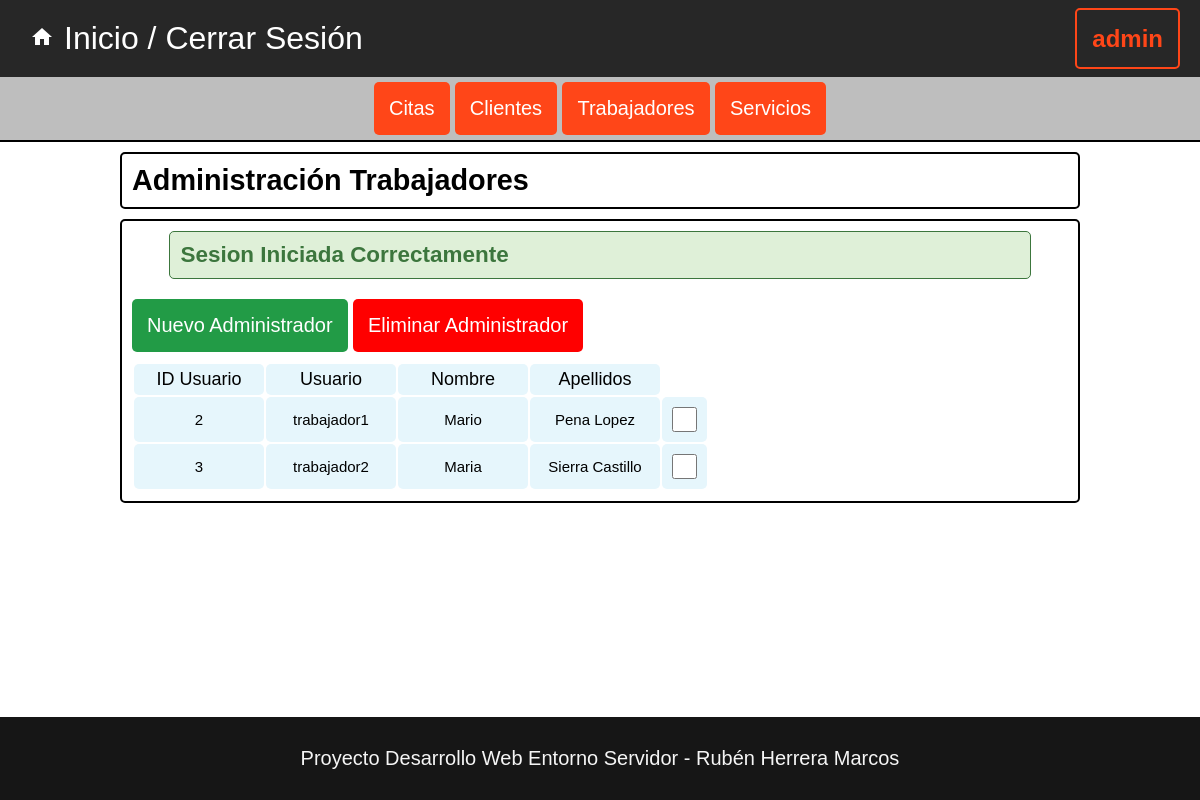
Page /admins/adminTrabajadores.php (signed in) on the committed database.
### tables this page shows
CREATE TABLE IF NOT EXISTS `trabajador` (
  `id_trabajador` INT NOT NULL AUTO_INCREMENT,
  `nombre_trabajador` VARCHAR(45) NOT NULL,
  `usuario_trabajador` VARCHAR(45) NOT NULL,
  `pass_trabajador` VARCHAR(45) NOT NULL,
  `apellidos_trabajador` VARCHAR(45) NOT NULL,
  PRIMARY KEY (`id_trabajador`),
  UNIQUE INDEX `id_trabajador_UNIQUE` (`id_trabajador` ASC) ,
  UNIQUE INDEX `usuario_trabajador_UNIQUE` (`usuario_trabajador` ASC) );

### admins/adminTrabajadores.php (the view, shortened to what this page needs)
<!DOCTYPE html>
<html lang="es">
<head>
    <link rel="stylesheet" type="text/css" href="style.css">
</head>
<body>
    <nav>
    	<div class="inicio">
        	<a href="index.php?logout='1'"><span><i class="material-icons">home</i>Inicio / Cerrar Sesión</span></a>
          <div class="perfil">
            <a class="btnPerfil" href="perfilAdmin.php"><?php echo $_SESSION['username']?></a>
        </div>
    	</div>
    </nav>
    <div class="nav2">
      <button class="btn3"><a href="inicioAdmins.php" style="color: white; text-decoration: none;">Citas</a></button>
      <button class="btn3"><a href="adminClientes.php" style="color: white; text-decoration: none;">Clientes</a></button>
      <button class="btn3"><a href="adminTrabajadores.php" style="color: white; text-decoration: none;">Trabajadores</a></button>
      <button class="btn3"><a href="adminServicios.php" style="color: white; text-decoration: none;">Servicios</a></button>
    </div>
    <div class="titlePage">
      <h2>Administración Trabajadores</h2>
      <form method="post" action="adminTrabajadores.php" class="formPerfil2">
        <?php if (isset($_SESSION['success'])) : ?>
          <div class="error success" >
      	    <h3>
              <?php
          	    echo $_SESSION['success'];
              ?>
      	    </h3>
          </div>
        <?php endif ?>
        <div class="input-group">
          <button class="btn2"><a href="register.php" style="color: white; text-decoration: none;">Nuevo Administrador</a></button>
          <button type="submit" class="btn4" name="del_tra_Admin" onclick="el()">Eliminar Administrador</button>
        </div>
        <table>
          <tbody>
            <tr><td>ID Usuario</td><td>Usuario</td><td>Nombre</td><td>Apellidos</td></tr>
            <?php
            $queryTrabajador = "SELECT * FROM trabajador";
            $resultsTrabajador = mysqli_query($_SESSION['db'],$queryTrabajador);
            while($datosTrabajador = mysqli_fetch_array($resultsTrabajador)){
              if($datosTrabajador[0]!=1){
              echo '<tr><td><input type="text" name="idTrabajador['.$datosTrabajador[0].']" value="'.$datosTrabajador[0].'" disabled>
              </td><td><input type="text" name="usernameTrabajador['.$datosTrabajador[0].']" value="'.$datosTrabajador[2].'" disabled>
              </td><td><input type="text" name="nombreTrabajador['.$datosTrabajador[0].']" value="'.$datosTrabajador[1].'" disabled>
              </td><td><input type="text" name="apellidosTrabajador['.$datosTrabajador[0].']" value="'.$datosTrabajador[4].'" disabled>
              <td align=center> <input type=checkbox id="check" name="borra['.$datosTrabajador[0].']" value="Si"></td></tr>';
              }
            }
              ?>
          </tbody>
        </table>
      </form>
    </div>
    <footer>
        <p>Proyecto Desarrollo Web Entorno Servidor - Rubén Herrera Marcos</p>
    </footer>
</body>
</html>

### admins/style.css (style rules this page uses)
* { margin: 0px; padding: 0px; box-sizing: border-box; }
body { font-size: 120%; font-family: Arial, Helvetica, sans-serif; }
nav { background-color: rgb(39, 39, 39); width: 100%; position: sticky; top: 0px; padding: 10px; z-index: 2; }
.inicio { position: relative; left: 10px; padding: 10px; }
.inicio i { padding-right: 10px; }
.inicio a { color: white; font-size: 32px; }
.perfil { position: absolute; right: 20px; top: 15px; }
.perfil .btnPerfil { background-color: rgb(39, 39, 39); border: solid 2px rgb(255, 70, 24); border-radius: 5px; color: rgb(255, 70, 24); padding: 15px; font-size: 24px; font-weight: bold; }
a { text-decoration: none; }
.nav2 { width: 100%; padding: 5px; background-color: rgb(190, 190, 190); border-bottom: 2px solid black; text-align: center; }
.btn2 { padding: 15px; font-size: 20px; color: white; background: rgb(34, 155, 70); border: none; border-radius: 5px; }
.btn3 { padding: 15px; font-size: 20px; color: white; background: rgb(255, 70, 24); border: none; border-radius: 5px; }
.btn4 { padding: 15px; font-size: 20px; color: white; background: red; border: none; border-radius: 5px; }
form, .content { width: 30%; margin: 0px auto; padding: 20px; border: 2px solid #B0C4DE; background: white; border-radius: 0px 0px 10px 10px; }
.input-group { margin: 10px 0px 10px 0px; }
.error { width: 92%; margin: 0px auto; padding: 10px; border: 1px solid #a94442; color: #a94442; background: #f2dede; border-radius: 5px; text-align: left; }
.success { color: #3c763d; background: #dff0d8; border: 1px solid #3c763d; margin-bottom: 20px; }
.titlePage { margin: 10px 10% 10px 10%; }
.titlePage h2 { padding: 10px; border: black solid 2px; border-radius: 5px; }
tr { border-radius: 5px; background-color: rgb(230, 246, 252); }
td { padding: 10px 10px 10px 10px; font-size: 20px; text-align: center; border-radius: 5px; }
.formPerfil2 { margin: 10px 0px 20px; padding: 10px; border: black solid 2px; border-radius: 5px; width: 100%; overflow: scroll; max-height: 480px; }
.formPerfil2 td { padding: 5px 5px 5px 5px; font-size: 18px; text-align: center; border-radius: 5px; }
.formPerfil2 input { border: none; background-color: rgb(230, 246, 252); padding: 5px; text-align: center; font-size: 15px; width: 120px; color: black; }
#check { margin: 5px; cursor: pointer; height: 25px; width: 25px; }
footer { background-color: rgb(22, 22, 22); padding: 30px; text-align: center; width: 100%; position: fixed; bottom: 0px; }
footer p { font-size: 20px; color: whitesmoke; }

### rows in the picture
trabajador: id_trabajador "2", usuario_trabajador "trabajador1", nombre_trabajador "Mario", apellidos_trabajador "Pena Lopez"
trabajador: id_trabajador "3", usuario_trabajador "trabajador2", nombre_trabajador "Maria", apellidos_trabajador "Sierra Castillo"

### other values in the picture
$_SESSION['username'] "admin"
$_SESSION['success'] "Sesion Iniciada Correctamente"
